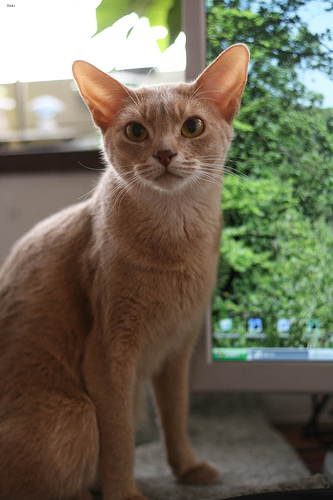
#> input picture IAD/lab_4/data/oxford-iiit-pet/images/Abyssinian_116.jpg, 333 x 500 px
$ python main.py ../../../../../IAD/lab_4/data/oxford-iiit-pet/images/Abyssinian_116.jpg
#> lines starting #> are read from the running program, lines starting #| are printed output that depends on the picture
### MRZVIS/sem_7/lab_1/mrvzis_1/src/image_processing.py
# Индивидуальная лабораторная работа 1 по дисциплине МРЗвИС вариант 1
# Выполнена студентом группы 321701 БГУИР  Струнец Дмитрий Петрович
# Файл преобразования входного изображения в тип данных принимаемый линейной рециркуляционной сетью
#
# Использованные источники:
# Формальные модели обработки информации и параллельные модели решения задач. Практикум: учебно-методическое пособие / В.П.Ивашенко. – Минск: БГУИР, 2020.

from PIL import Image
import numpy as np


def compute_padding(
    width: int, height: int, block_w: int, block_h: int
) -> tuple[int, int]:
    pad_w = (block_w - (width % block_w)) % block_w
    pad_h = (block_h - (height % block_h)) % block_h
    return pad_w, pad_h


def pad_reflection(img_arr: np.ndarray, pad_w: int, pad_h: int) -> np.ndarray:
    if pad_w == 0 and pad_h == 0:
        return img_arr.copy()
    pad_top = pad_left = 0
    pad_bottom = pad_h
    pad_right = pad_w
    padded = np.pad(
        img_arr, ((pad_top, pad_bottom), (pad_left, pad_right), (0, 0)), mode="reflect"
    )
    return padded


def normalize_pixel_values(
    arr: np.ndarray, value_range: tuple[float, float] = (-1.0, 1.0)
) -> np.ndarray:
    min_r, max_r = value_range
    arr_f = arr.astype(np.float32) / 255.0
    scaled = arr_f * (max_r - min_r) + min_r
    return scaled


# [7 lines left out: function denormalize_pixel_values, not called in this run]


def split_into_blocks(
    img: Image.Image,
    block_w: int,
    block_h: int,
    value_range: tuple[float, float] = (-1.0, 1.0),
) -> tuple[np.ndarray, int, int, int, int]:
    if img.mode != "RGB":
        img = img.convert("RGB")

    arr = np.array(img)
    H, W = arr.shape[:2]
    pad_w, pad_h = compute_padding(W, H, block_w, block_h)
    padded = pad_reflection(arr, pad_w, pad_h)
    H_p, W_p = padded.shape[:2]

    blocks = []
    for y in range(0, H_p, block_h):
        for x in range(0, W_p, block_w):
            patch = padded[y : y + block_h, x : x + block_w, :]
            assert (
                patch.shape[0] == block_h and patch.shape[1] == block_w
            ), "Patch size wrong after padding"
            norm = normalize_pixel_values(patch, value_range).astype(np.float32)
            blocks.append(norm.reshape(-1))
    blocks_arr = np.stack(blocks, axis=0)
    return blocks_arr, W, H, W_p, H_p


# [25 lines left out: function reconstruct_image_from_blocks, not called in this run]

### MRZVIS/sem_7/lab_1/mrvzis_1/src/network.py
# Индивидуальная лабораторная работа 1 по дисциплине МРЗвИС вариант 1
# Выполнена студентом группы 321701 БГУИР  Струнец Дмитрий Петрович
# Файл реализации линейной рециркуляционной сети
#
# Использованные источники:
# Формальные модели обработки информации и параллельные модели решения задач. Практикум: учебно-методическое пособие / В.П.Ивашенко. – Минск: БГУИР, 2020.

import numpy as np


class Network:
    def __init__(
        self,
        input_size: int,
        output_size: int,
        learning_rate: float,
        max_error: float,
        max_epoch: int,
    ):
        self.input_size = input_size
        self.output_size = output_size
        self.learning_rate = learning_rate
        self.max_error = max_error
        self.max_epoch = max_epoch
        self.init_weights((input_size, output_size))

    def init_weights(self, size: tuple[int, int]) -> None:
        self.W1 = np.random.uniform(-1, 1, size=size)
        self.W2 = np.random.uniform(-1, 1, size=size[::-1])

    def forward(self, input: np.ndarray) -> np.ndarray:
        self.encoded = input @ self.W1
        return self.encoded @ self.W2

    def backward(self, input: np.ndarray, output: np.ndarray) -> None:
        err = output - input

        W2_grad = self.encoded.T @ err

        W1_grad = input.T @ (err @ self.W2.T)

        self.W2 -= W2_grad * self.learning_rate
        self.W1 -= W1_grad * self.learning_rate

    def train_network(self, inputs: np.ndarray) -> int:
        """Обучает сеть по эпохам; возвращает число выполненных эпох."""
        cur_epoch = 0
        cur_error = float("inf")

        while cur_error >= self.max_error and cur_epoch < self.max_epoch:
            cur_epoch += 1

            for i in range(inputs.shape[0]):
                cur_input = inputs[i : i + 1, :]
                output = self.forward(cur_input)
                self.backward(cur_input, output)

            full_output = (inputs @ self.W1) @ self.W2
            cur_error = 0.5 * np.sum((full_output - inputs) ** 2)

            if not np.isfinite(cur_error):
                raise RuntimeError(
                    f"Обучение расходится на эпохе {cur_epoch}: "
                    "уменьшите коэффициент обучения (--lr)."
                )

            print(f"Epoch {cur_epoch}, error = {cur_error:.6f}")

        return cur_epoch

### MRZVIS/sem_7/lab_1/mrvzis_1/src/arguments_parser.py
# Индивидуальная лабораторная работа 1 по дисциплине МРЗвИС вариант 1
# Выполнена студентом группы 321701 БГУИР  Струнец Дмитрий Петрович
# Файл для получения входных аргументов программы
#
# Использованные источники:
# Формальные модели обработки информации и параллельные модели решения задач. Практикум: учебно-методическое пособие / В.П.Ивашенко. – Минск: БГУИР, 2020.

import argparse


def parse() -> argparse.Namespace:
    parser = argparse.ArgumentParser()

    parser.add_argument("input", help="Path to the input image")

    parser.add_argument(
        "--output", "-o", default="pictures/out.bmp", help="Output image path"
    )
    parser.add_argument(
        "--max-epoch", "-me", type=int, default=1000000, help="Number of max epochs"
    )
    parser.add_argument(
        "--max-error", "-merr", type=float, default=3000, help="The max error"
    )
    parser.add_argument("--lr", type=float, default=0.0002, help="Learning rate")
    parser.add_argument("-m", type=int, default=8, help="Width of blocks")
    parser.add_argument("-n", type=int, default=8, help="Height of blocks")
    parser.add_argument(
        "--secret-layer", "-sl", type=int, help="Amount of neurons on secret layer"
    )
    parser.add_argument(
        "--seed", type=int, default=None, help="Seed for weight initialization"
    )

    return parser.parse_args()

### MRZVIS/sem_7/lab_1/mrvzis_1/src/main.py
# Индивидуальная лабораторная работа 1 по дисциплине МРЗвИС вариант 1
# Выполнена студентом группы 321701 БГУИР  Струнец Дмитрий Петрович
# Файл начала программы, создающий линейную рециркуляционную сеть и сохраняющий результат выполнения программы
#
# Использованные источники:
# Формальные модели обработки информации и параллельные модели решения задач. Практикум: учебно-методическое пособие / В.П.Ивашенко. – Минск: БГУИР, 2020.

import os
import time

import numpy as np
from PIL import Image

from network import Network
from image_processing import (
    reconstruct_image_from_blocks,
    split_into_blocks,
)
from arguments_parser import parse


def main() -> None:
    args = parse()
    if args.seed is not None:
        np.random.seed(args.seed)

    m, n = args.m, args.n
    img = Image.open(args.input)
#> img is the input picture: PIL image 333x500 RGB; mean R, G, B 111.9, 106.8, 87.9
    blocks, orig_w, orig_h, padded_w, padded_h = split_into_blocks(img, m, n)
#> in pad_reflection, `padded = np.pad( img_arr, ((pad_top, pad_bottom), (pad_left, pad_right..`:
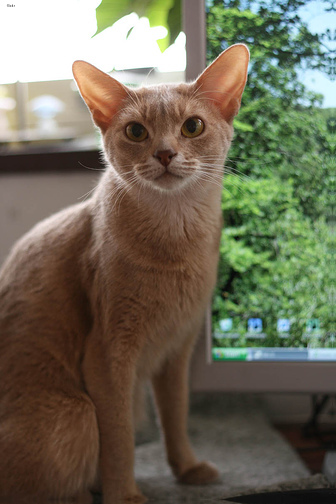
#> padded: shape (504, 336, 3); mean R, G, B 111.3, 106.5, 87.6
#> in split_into_blocks, `blocks_arr = np.stack(blocks, axis=0)`:
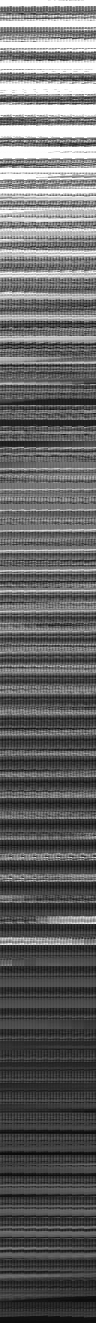
#> blocks_arr: shape (2646, 192) float32 (shown at 1/2 size); min -0.992, max 1, mean -0.202; drawn with min black and max white

    input_size = blocks.shape[1]
    secret_size = (
        args.secret_layer if args.secret_layer is not None else input_size // 10
    )
    compress_coef = (8 * blocks.shape[0] * blocks.shape[1]) / (
        32 * 2 + (blocks.shape[1] + blocks.shape[0]) * secret_size * 64
    )

    print(f"Compress coefficient: {compress_coef:.4f}")
#| Compress coefficient: 1.1777
    if compress_coef <= 1:
        print("The compress coefficient isn't greater than 1")
        return

    net = Network(
        input_size,
        secret_size,
        learning_rate=args.lr,
        max_error=args.max_error,
        max_epoch=args.max_epoch,
    )
    start_time = time.time()
    net.train_network(blocks)
    end_time = time.time()
    print(f"Training took {end_time - start_time:.2f} seconds")

    recon_blocks = (blocks @ net.W1) @ net.W2

    recon_img = reconstruct_image_from_blocks(
        recon_blocks,
        orig_w,
        orig_h,
        m,
        n,
        padded_w,
        padded_h,
    )

    out_dir = os.path.dirname(args.output)
    if out_dir:
        os.makedirs(out_dir, exist_ok=True)
    recon_img.save(args.output)
    recon_img.show()


if __name__ == "__main__":
#> (the run stopped early here; a loop or call above may not have finished)

$ run again, on IAD/lab_4/data/oxford-iiit-pet/images/Abyssinian_90.jpg
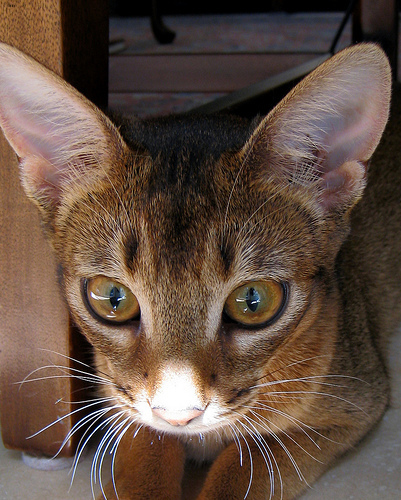
#> input picture IAD/lab_4/data/oxford-iiit-pet/images/Abyssinian_90.jpg, 401 x 500 px
#> in main, img is the input picture: PIL image 401x500 RGB; mean R, G, B 97.6, 78, 66.1
#> in pad_reflection, `padded = np.pad( img_arr, ((pad_top, pad_bottom), (pad_left, pad_right..`:
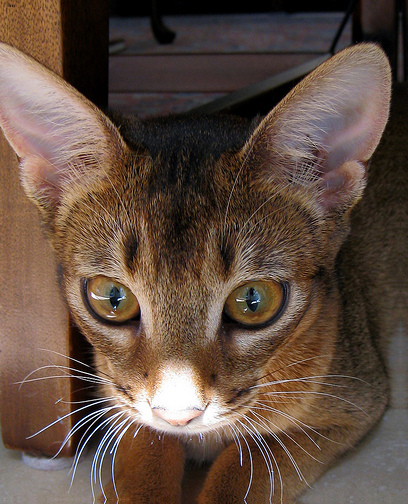
#> padded: shape (504, 408, 3); mean R, G, B 97, 77.6, 65.8
#> in split_into_blocks, `blocks_arr = np.stack(blocks, axis=0)`:
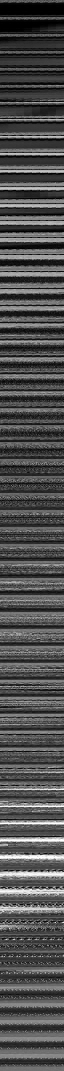
#> blocks_arr: shape (3213, 192) float32 (shown at 1/3 size); min -1, max 1, mean -0.371; drawn with min black and max white
#| Compress coefficient: 1.1919

$ run again, on IAD/lab_4/data/oxford-iiit-pet/images/Bengal_40.jpg
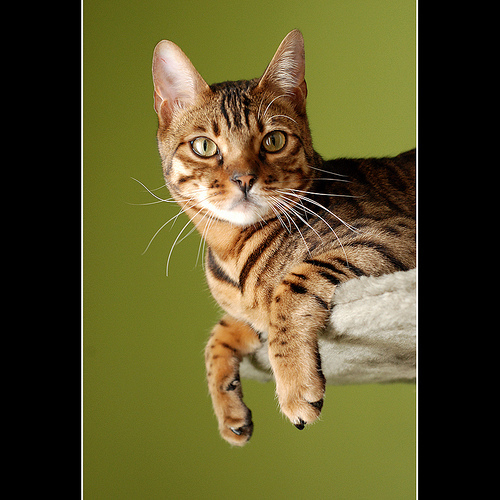
#> input picture IAD/lab_4/data/oxford-iiit-pet/images/Bengal_40.jpg, 500 x 500 px
#> in main, img is the input picture: PIL image 500x500 RGB; mean R, G, B 88.9, 82.3, 41.9
#> in pad_reflection, `padded = np.pad( img_arr, ((pad_top, pad_bottom), (pad_left, pad_right..`:
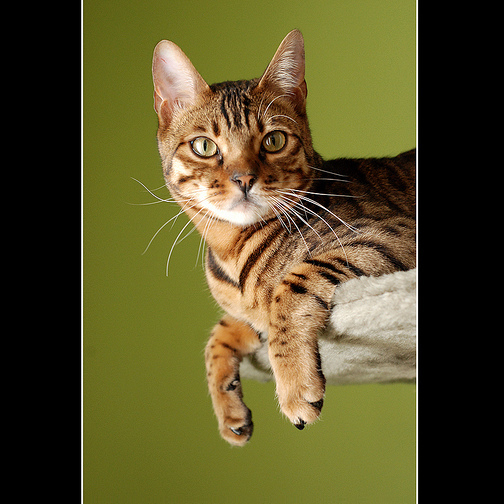
#> padded: shape (504, 504, 3); mean R, G, B 88.1, 81.6, 41.4
#> in split_into_blocks, `blocks_arr = np.stack(blocks, axis=0)`:
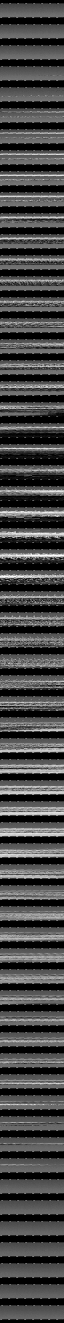
#> blocks_arr: shape (3969, 192) float32 (shown at 1/3 size); min -1, max 1, mean -0.448; drawn with min black and max white
#| Compress coefficient: 1.2049
